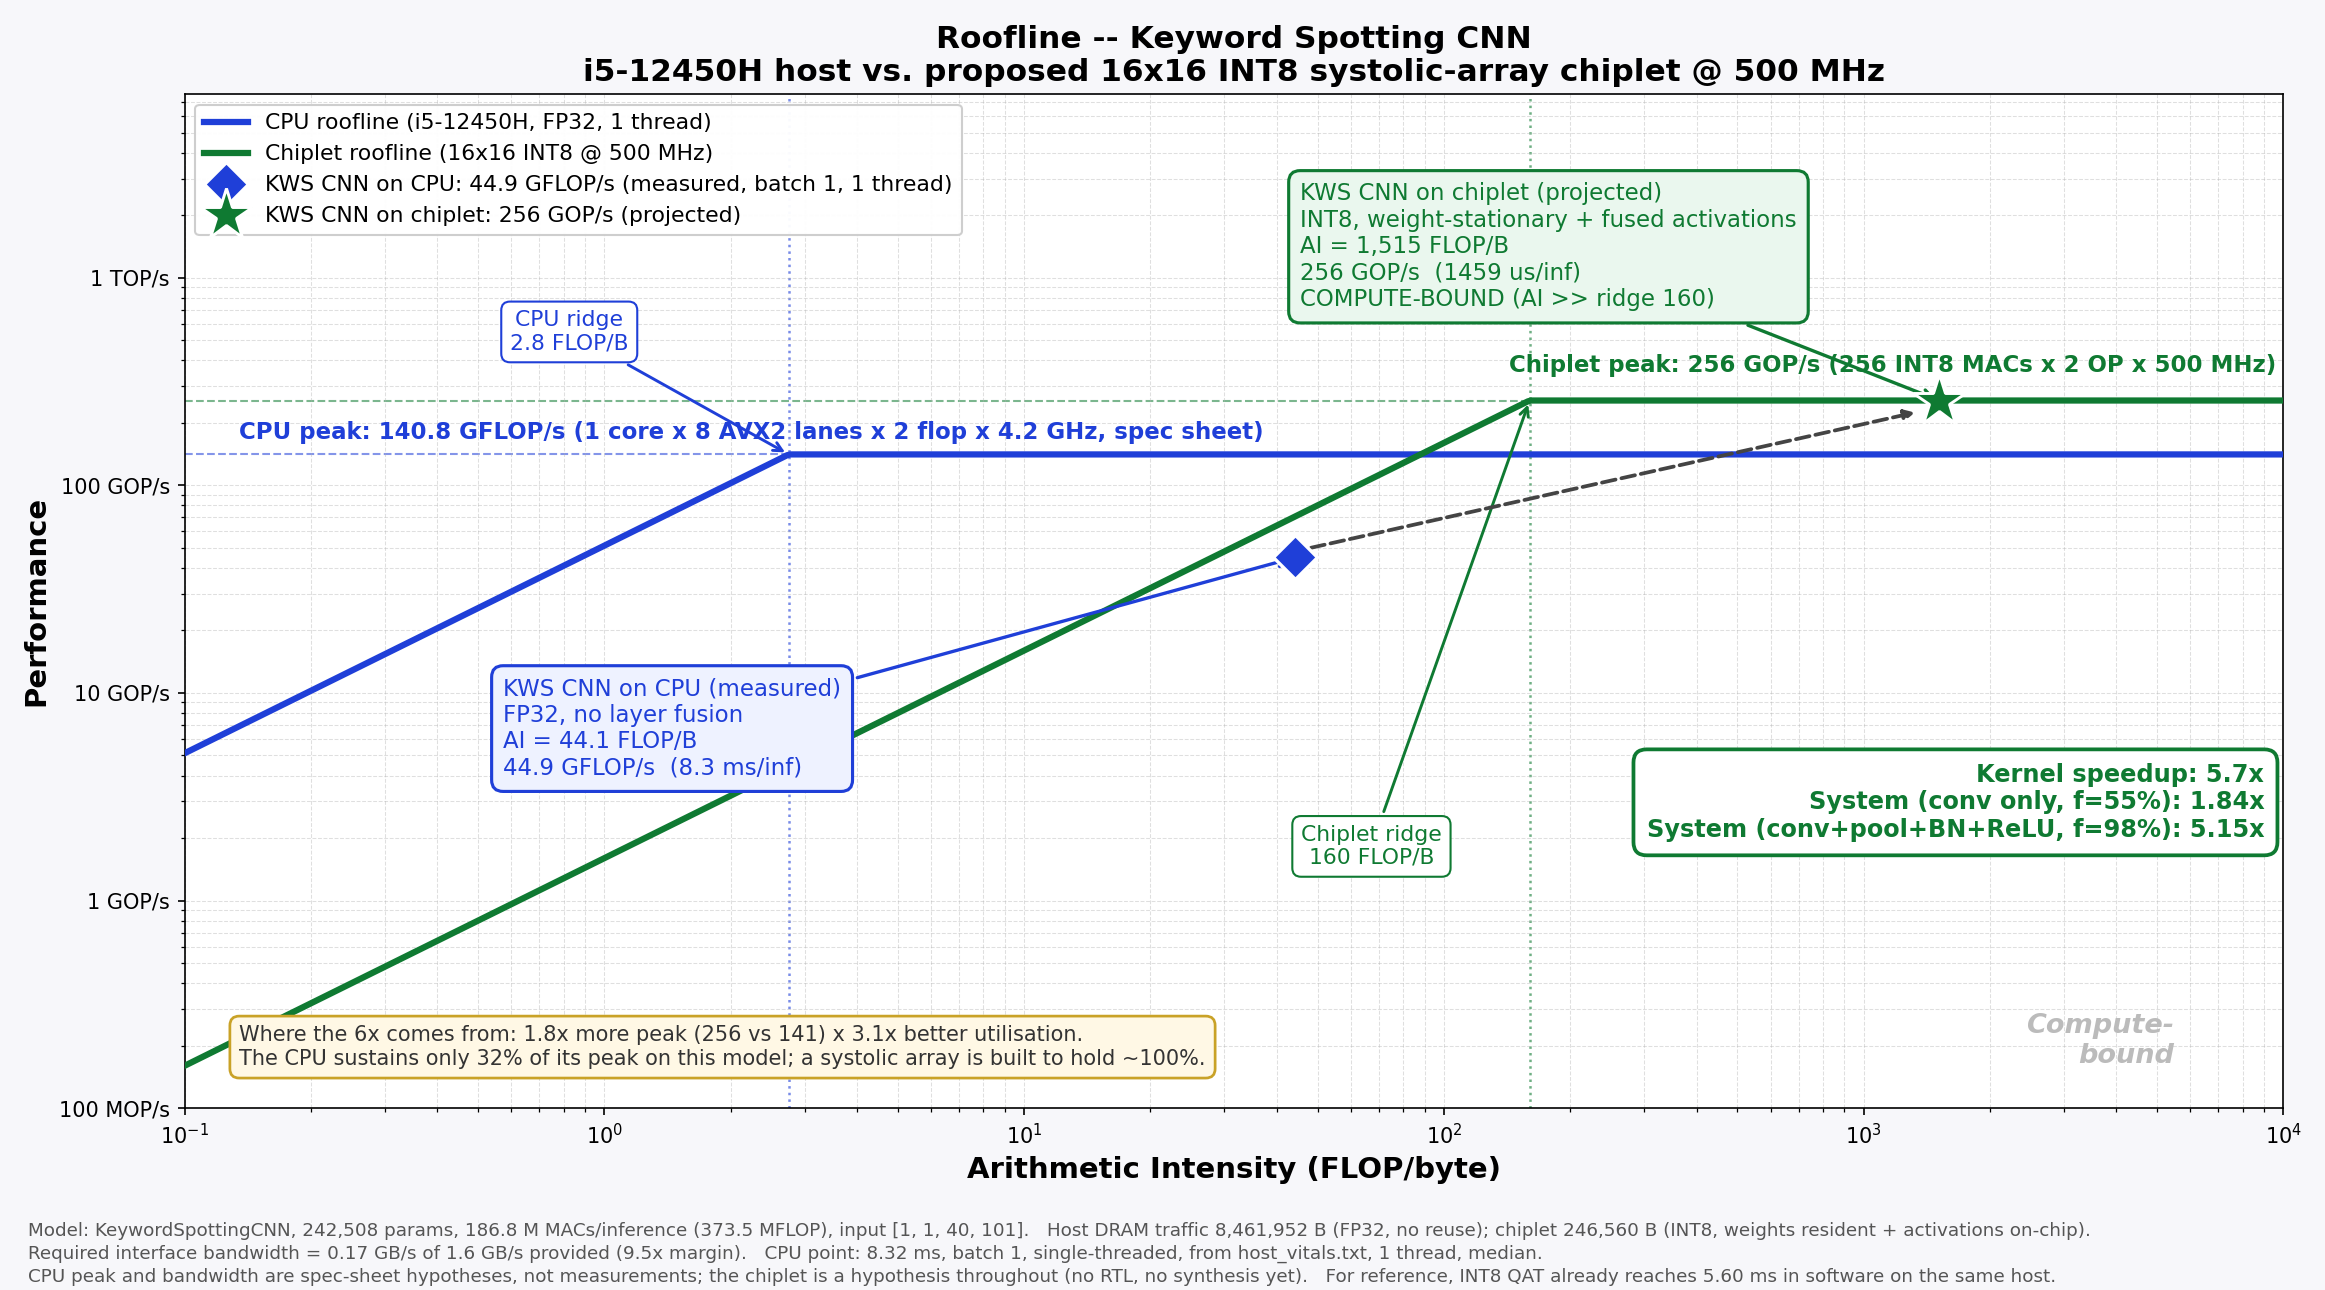

Source code (Python):
"""
Single roofline figure for the KWS HW/SW co-design proposal:
measured i5-10210U host vs. the hypothesised INT8 systolic-array chiplet.

Unlike roofline.py (which sweeps dataflows and writes a full markdown report),
this script produces ONE presentation figure with exactly two platforms and
two operating points.

Defaults: INT8, 16x16 PE array, 500 MHz.

Usage:
    python Profiling/roofline_chiplet.py
    python Profiling/roofline_chiplet.py --array 32x32 --freq-mhz 500
"""

import argparse
import json
import sys
import time
from pathlib import Path

import torch
from torchinfo import summary
import matplotlib
matplotlib.use("Agg")
import matplotlib.pyplot as plt
from matplotlib.ticker import FuncFormatter

REPO_ROOT = Path(__file__).resolve().parent.parent
sys.path.insert(0, str(REPO_ROOT / "src"))
from model import KeywordSpottingCNN  # noqa: E402

try:
    import dataset
    N_MELS, NUM_CLASSES = dataset.N_MELS, dataset.NUM_CLASSES
except Exception:
    N_MELS, NUM_CLASSES = 40, 12

# --- Host platform: spec-sheet hypotheses (NOT measured) -------------------
CPU_NAME = "i5-12450H"
# Reference host = LAPTOP-FFRP12TK, the machine that produced the trained
# checkpoints and results/benchmark_results.json. Specs confirmed by the raw
# hardware probe in Profiling/host_vitals.txt Section 1.
#   i5-12450H: 4 P-cores (Golden Cove) + 4 E-cores (Gracemont), 12 threads.
#   P-core FP32 peak = 8 AVX2 lanes x 2 flop (FMA) x 2 FMA units x 4.4 GHz
#                    = 140.8 GFLOP/s.
# Batch-1 keyword spotting is an always-on streaming workload classifying one
# 1 s window at a time, so it gets ONE core, not the all-core ~774 GFLOP/s.
CPU_PEAK_PER_CORE = 140.8
CPU_BW_GBS = 51.2         # 2 x DDR4-3200 modules populated => dual channel

# --- Measured on the reference host (Profiling/op_breakdown.txt, 1 thread) --
CONV_FRACTION = 0.5538     # aten::*convolution* share of host runtime
FEATURE_FRACTION = 0.9774  # conv + max-pool + BatchNorm + ReLU

NL = "\n"


def parse_args():
    p = argparse.ArgumentParser(description="Single roofline: host vs proposed chiplet")
    p.add_argument("--array", default="16x16", help="PE array dimensions")
    p.add_argument("--freq-mhz", type=float, default=500.0)
    p.add_argument("--chiplet-bw", type=float, default=1.6,
                   help="chiplet interface bandwidth, GB/s")
    p.add_argument("--bytes-per-elem", type=int, default=1, choices=[1, 2, 4],
                   help="chiplet precision: 1 = INT8 (default)")
    p.add_argument("--time-frames", type=int, default=101)
    p.add_argument("--measure-iters", type=int, default=800)
    p.add_argument("--host-ms", type=float, default=None,
                   help="pin host batch-1 latency in ms (e.g. the median from "
                        "Profiling/host_vitals.txt). Overrides both the published "
                        "benchmark value and live re-timing.")
    p.add_argument("--host-ms-note", default="host_vitals.txt, 1 thread, median",
                   help="provenance string shown on the plot for --host-ms")
    p.add_argument("--measure-live", action="store_true",
                   help="re-time the host here instead of using the published "
                        "results/benchmark_results.json latency (noisy on this machine)")
    p.add_argument("--threads", type=int, default=1,
                   help="CPU threads for the measured point; CPU peak scales to match")
    p.add_argument("--out", default=str(Path(__file__).resolve().parent / "roofline_chiplet.png"))
    return p.parse_args()


def numel(shape):
    n = 1
    for d in shape:
        n *= d
    return n


def analyse(args):
    model = KeywordSpottingCNN(num_classes=NUM_CLASSES).eval()
    input_shape = (1, 1, N_MELS, args.time_frames)
    res = summary(model, input_size=input_shape, verbose=0)

    layers = [{
        "macs": li.macs,
        "in_elems": numel(li.input_size),
        "out_elems": numel(li.output_size),
        "weight_elems": li.num_params,
    } for li in res.summary_list if li.is_leaf_layer and li.macs > 0]

    total_macs = sum(ly["macs"] for ly in layers)
    total_flops = 2 * total_macs
    weight_elems = sum(ly["weight_elems"] for ly in layers)

    # Host: FP32, every operand re-fetched per layer (no layer fusion in PyTorch).
    host_bytes = sum(ly["in_elems"] + ly["out_elems"] + ly["weight_elems"]
                     for ly in layers) * 4

    # Chiplet: weights resident, activations stay in on-chip SRAM between layers.
    # Only the mel input, the logits and the weights cross the interface.
    chip_bytes = (numel(input_shape) + NUM_CLASSES + weight_elems) * args.bytes_per_elem

    return model, res, input_shape, total_macs, total_flops, host_bytes, chip_bytes


def published_cpu_latency(variant="baseline_best"):
    """Canonical host latency from results/benchmark_results.json.

    Preferred over re-timing inside this script. src/benchmark.py measures
    batch-1, single-threaded latency -- the right model for an always-on
    keyword spotter -- and its number is the one already published in
    results/benchmark_table.md, so the roofline stays consistent with it.

    Re-timing here is unreliable: this 15 W laptop part boosts to 4.2 GHz and
    throttles toward 1.6 GHz base, so repeated runs of the same measurement
    have ranged 10.5-24.8 ms. The published run reports 17.072 +/- 6.757 ms,
    and that standard deviation is the same effect.
    """
    path = REPO_ROOT / "results" / "benchmark_results.json"
    try:
        data = json.loads(path.read_text(encoding="utf-8"))
        rows = data.get("results", data) if isinstance(data, dict) else data
        for r in rows:
            if r.get("variant") == variant and (r.get("latency_median_ms")
                                                or r.get("latency_mean_ms")):
                # Median first: the mean is dragged up by throttling outliers.
                if r.get("latency_median_ms"):
                    return r["latency_median_ms"], None, str(path) + " (median)"
                return r["latency_mean_ms"], r.get("latency_std_ms"), str(path) + " (mean)"
    except Exception:
        pass
    return None, None, None


def measure_cpu(model, input_shape, iters, threads, warmup_s=4.0):
    """Live fallback: best of `iters` batch-1 inferences after a thermal warmup."""
    torch.set_num_threads(threads)
    x = torch.randn(*input_shape)
    with torch.no_grad():
        t_end = time.perf_counter() + warmup_s
        while time.perf_counter() < t_end:
            model(x)
        times = []
        for _ in range(iters):
            t0 = time.perf_counter()
            model(x)
            times.append(time.perf_counter() - t0)
    times.sort()
    return times[0] * 1e3


def fmt(v, _pos):
    if v >= 1e3:
        return f"{v / 1e3:g} TOP/s"
    if v >= 1:
        return f"{v:g} GOP/s"
    return f"{v * 1e3:g} MOP/s"


def main():
    args = parse_args()
    torch.manual_seed(42)

    (model, res, input_shape, total_macs, total_flops,
     host_bytes, chip_bytes) = analyse(args)

    rows, cols = (int(v) for v in args.array.lower().split("x"))
    pes = rows * cols
    chip_peak = pes * 2 * args.freq_mhz * 1e6 / 1e9        # GOP/s
    chip_ridge = chip_peak / args.chiplet_bw

    host_ai = total_flops / host_bytes
    chip_ai = total_flops / chip_bytes

    cpu_peak = CPU_PEAK_PER_CORE * args.threads
    cpu_ridge = cpu_peak / CPU_BW_GBS
    if args.host_ms is not None:
        cpu_ms, cpu_std, cpu_src = args.host_ms, None, args.host_ms_note
    elif args.measure_live:
        cpu_ms = measure_cpu(model, input_shape, args.measure_iters, args.threads)
        cpu_std, cpu_src = None, f"re-timed here, best of {args.measure_iters}"
    else:
        cpu_ms, cpu_std, path = published_cpu_latency()
        if cpu_ms is None:
            cpu_ms = measure_cpu(model, input_shape, args.measure_iters, args.threads)
            cpu_std, cpu_src = None, f"re-timed here, best of {args.measure_iters}"
        else:
            cpu_src = "results/benchmark_results.json (src/benchmark.py)"
    cpu_ach = total_flops / (cpu_ms / 1e3) / 1e9
    chip_ach = min(chip_peak, args.chiplet_bw * chip_ai)
    chip_us = total_flops / (chip_ach * 1e9) * 1e6

    kernel_speedup = chip_ach / cpu_ach
    sys_conv = 1.0 / ((1 - CONV_FRACTION) + CONV_FRACTION / kernel_speedup)
    sys_feat = 1.0 / ((1 - FEATURE_FRACTION) + FEATURE_FRACTION / kernel_speedup)

    dtype = {4: "FP32", 2: "FP16", 1: "INT8"}[args.bytes_per_elem]

    # ---------------- plot ----------------
    fig, ax = plt.subplots(figsize=(15.5, 8.6))
    fig.patch.set_facecolor("#F7F7FA")

    lo, hi = 1e-1, 1e4
    xs = [lo * (hi / lo) ** (i / 700.0) for i in range(701)]

    ax.plot(xs, [min(cpu_peak, CPU_BW_GBS * x) for x in xs],
            color="#1f3fd8", lw=3.0, zorder=3,
            label=f"CPU roofline ({CPU_NAME}, FP32, {args.threads} thread)")
    ax.plot(xs, [min(chip_peak, args.chiplet_bw * x) for x in xs],
            color="#0f7a32", lw=3.0, zorder=3,
            label=f"Chiplet roofline ({args.array} {dtype} @ {args.freq_mhz:g} MHz)")

    for y, c in ((cpu_peak, "#1f3fd8"), (chip_peak, "#0f7a32")):
        ax.axhline(y, color=c, ls="--", lw=1.0, alpha=0.55, zorder=1)
    for x, c in ((cpu_ridge, "#1f3fd8"), (chip_ridge, "#0f7a32")):
        ax.axvline(x, color=c, ls=":", lw=1.2, alpha=0.6, zorder=1)

    ax.plot([host_ai], [cpu_ach], "D", ms=15, color="#1f3fd8",
            mec="white", mew=1.6, zorder=6,
            label=f"KWS CNN on CPU: {cpu_ach:.1f} GFLOP/s (measured, batch 1, 1 thread)")
    ax.plot([chip_ai], [chip_ach], "*", ms=26, color="#0f7a32",
            mec="white", mew=1.4, zorder=6,
            label=f"KWS CNN on chiplet: {chip_ach:.0f} GOP/s (projected)")

    ax.annotate("", xy=(chip_ai, chip_ach * 0.93), xytext=(host_ai, cpu_ach * 1.07),
                arrowprops=dict(arrowstyle="-|>", color="#444", lw=1.8,
                                ls="--", shrinkA=8, shrinkB=12), zorder=5)

    # CPU and chiplet peaks are numerically close, so separate the two peak
    # labels horizontally rather than stacking them on top of each other.
    ax.text(lo * 1.35, cpu_peak * 1.18,
            f"CPU peak: {cpu_peak:.1f} GFLOP/s "
            f"({args.threads} core x 8 AVX2 lanes x 2 flop x 4.2 GHz, spec sheet)",
            color="#1f3fd8", fontsize=11, fontweight="bold")
    ax.text(hi * 0.96, chip_peak * 1.30,
            f"Chiplet peak: {chip_peak:.0f} GOP/s "
            f"({pes} INT8 MACs x 2 OP x {args.freq_mhz:g} MHz)",
            color="#0f7a32", fontsize=11, fontweight="bold", ha="right", va="bottom")

    ax.annotate("CPU ridge" + NL + f"{cpu_ridge:.1f} FLOP/B",
                xy=(cpu_ridge, cpu_peak), xytext=(cpu_ridge * 0.30, cpu_peak * 3.2),
                color="#1f3fd8", fontsize=10.5, ha="center",
                arrowprops=dict(arrowstyle="->", color="#1f3fd8", lw=1.4),
                bbox=dict(boxstyle="round,pad=0.4", fc="white", ec="#1f3fd8"))
    ax.annotate("Chiplet ridge" + NL + f"{chip_ridge:.0f} FLOP/B",
                xy=(chip_ridge, chip_peak), xytext=(chip_ridge * 0.42, 1.5),
                color="#0f7a32", fontsize=10.5, ha="center",
                arrowprops=dict(arrowstyle="->", color="#0f7a32", lw=1.4),
                bbox=dict(boxstyle="round,pad=0.4", fc="white", ec="#0f7a32"))

    ax.annotate(
        "KWS CNN on CPU (measured)" + NL + "FP32, no layer fusion" + NL
        + f"AI = {host_ai:.1f} FLOP/B" + NL
        + f"{cpu_ach:.1f} GFLOP/s  ({cpu_ms:.1f} ms/inf)",
        xy=(host_ai, cpu_ach), xytext=(host_ai * 0.013, cpu_ach * 0.15),
        fontsize=11, color="#1f3fd8", va="center",
        arrowprops=dict(arrowstyle="->", color="#1f3fd8", lw=1.6),
        bbox=dict(boxstyle="round,pad=0.5", fc="#eef2ff", ec="#1f3fd8", lw=1.5))

    ax.annotate(
        "KWS CNN on chiplet (projected)" + NL
        + f"{dtype}, weight-stationary + fused activations" + NL
        + f"AI = {chip_ai:,.0f} FLOP/B" + NL
        + f"{chip_ach:.0f} GOP/s  ({chip_us:.0f} us/inf)" + NL
        + f"COMPUTE-BOUND (AI >> ridge {chip_ridge:.0f})",
        xy=(chip_ai, chip_ach), xytext=(chip_ai * 0.030, chip_peak * 5.5),
        fontsize=11, color="#0f7a32", va="center",
        arrowprops=dict(arrowstyle="->", color="#0f7a32", lw=1.6),
        bbox=dict(boxstyle="round,pad=0.5", fc="#eaf7ee", ec="#0f7a32", lw=1.5))

    ax.text(hi * 0.90, cpu_ach * 0.045,
            f"Kernel speedup: {kernel_speedup:.1f}x" + NL
            + f"System (conv only, f={CONV_FRACTION:.0%}): {sys_conv:.2f}x" + NL
            + f"System (conv+pool+BN+ReLU, f={FEATURE_FRACTION:.0%}): {sys_feat:.2f}x",
            fontsize=11.5, fontweight="bold", color="#0f7a32", ha="right",
            bbox=dict(boxstyle="round,pad=0.55", fc="white", ec="#0f7a32", lw=1.8))

    # The headline insight: the two peaks are nearly equal. The win comes from
    # sustained utilisation, not from a higher peak.
    ax.text(lo * 1.35, 0.155,
            f"Where the {kernel_speedup:.0f}x comes from: {chip_peak / cpu_peak:.1f}x more peak "
            f"({chip_peak:.0f} vs {cpu_peak:.0f}) x {cpu_peak / cpu_ach:.1f}x better utilisation." + NL
            + f"The CPU sustains only {100 * cpu_ach / cpu_peak:.0f}% of its peak on this model; "
            "a systolic array is built to hold ~100%.",
            fontsize=10, color="#333", va="bottom",
            bbox=dict(boxstyle="round,pad=0.45", fc="#fff8e5", ec="#c9a227", lw=1.3))

    ax.text(hi * 0.55, 0.155, "Compute-" + NL + "bound", fontsize=13, color="#bbb",
            style="italic", fontweight="bold", ha="right", va="bottom")

    ax.set_xscale("log")
    ax.set_yscale("log")
    ax.set_xlim(lo, hi)
    ax.set_ylim(0.1, chip_peak * 30)
    ax.yaxis.set_major_formatter(FuncFormatter(fmt))
    ax.set_xlabel("Arithmetic Intensity (FLOP/byte)", fontsize=14, fontweight="bold")
    ax.set_ylabel("Performance", fontsize=14, fontweight="bold")
    ax.set_title(
        "Roofline -- Keyword Spotting CNN" + NL
        + f"{CPU_NAME} host vs. proposed {args.array} {dtype} systolic-array chiplet "
        f"@ {args.freq_mhz:g} MHz",
        fontsize=15, fontweight="bold")
    ax.grid(True, which="both", ls="--", lw=0.5, alpha=0.4)
    ax.legend(loc="upper left", fontsize=10.5, framealpha=0.96)

    fig.text(0.012, 0.042,
             f"Model: KeywordSpottingCNN, {res.total_params:,} params, "
             f"{total_macs / 1e6:.1f} M MACs/inference ({total_flops / 1e6:.1f} MFLOP), "
             f"input {list(input_shape)}.   "
             f"Host DRAM traffic {host_bytes:,} B (FP32, no reuse); "
             f"chiplet {chip_bytes:,} B ({dtype}, weights resident + activations on-chip).",
             fontsize=8.8, color="#555")
    fig.text(0.012, 0.024,
             f"Required interface bandwidth = {chip_peak / chip_ai:.2f} GB/s of "
             f"{args.chiplet_bw:g} GB/s provided "
             f"({args.chiplet_bw / (chip_peak / chip_ai):.1f}x margin).   "
             f"CPU point: {cpu_ms:.2f}"
             + (f" +/- {cpu_std:.2f}" if cpu_std else "")
             + f" ms, batch 1, single-threaded, from {cpu_src}.",
             fontsize=8.8, color="#555")
    fig.text(0.012, 0.006,
             "CPU peak and bandwidth are spec-sheet hypotheses, not measurements; "
             "the chiplet is a hypothesis throughout (no RTL, no synthesis yet).   "
             "For reference, INT8 QAT already reaches 5.60 ms in software on the same host.",
             fontsize=8.8, color="#555")

    fig.tight_layout(rect=(0, 0.062, 1, 1))
    fig.savefig(args.out, dpi=150, facecolor=fig.get_facecolor())

    print(f"Wrote {args.out}\n")
    print(f"Model   : {total_macs:,} MACs ({total_flops:,} FLOP)")
    print(f"Host    : AI {host_ai:8.2f} FLOP/B | {cpu_ach:7.1f} GFLOP/s | {cpu_ms:.2f} ms "
          f"[{cpu_src}]")
    print(f"Chiplet : AI {chip_ai:8.2f} FLOP/B | {chip_ach:7.1f} GOP/s peak     | {chip_us:.1f} us")
    print(f"Ridges  : CPU {cpu_ridge:.2f} | chiplet {chip_ridge:.1f} -> "
          f"{'compute' if chip_ai > chip_ridge else 'memory'}-bound")
    print(f"Speedup : kernel {kernel_speedup:.2f}x | "
          f"system {sys_conv:.2f}x (f={CONV_FRACTION:.0%}) | "
          f"{sys_feat:.2f}x (f={FEATURE_FRACTION:.0%})")


if __name__ == "__main__":
    main()
